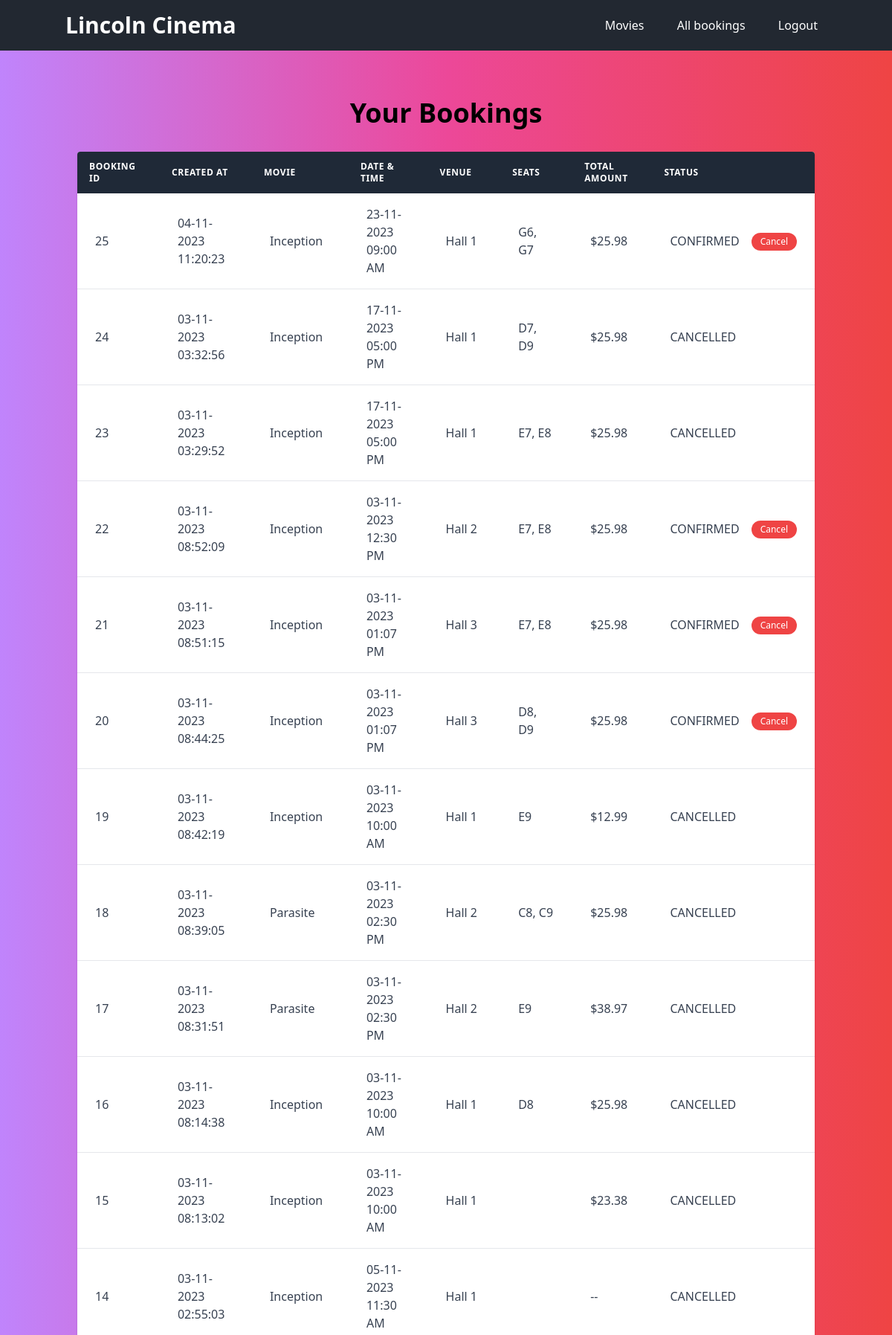
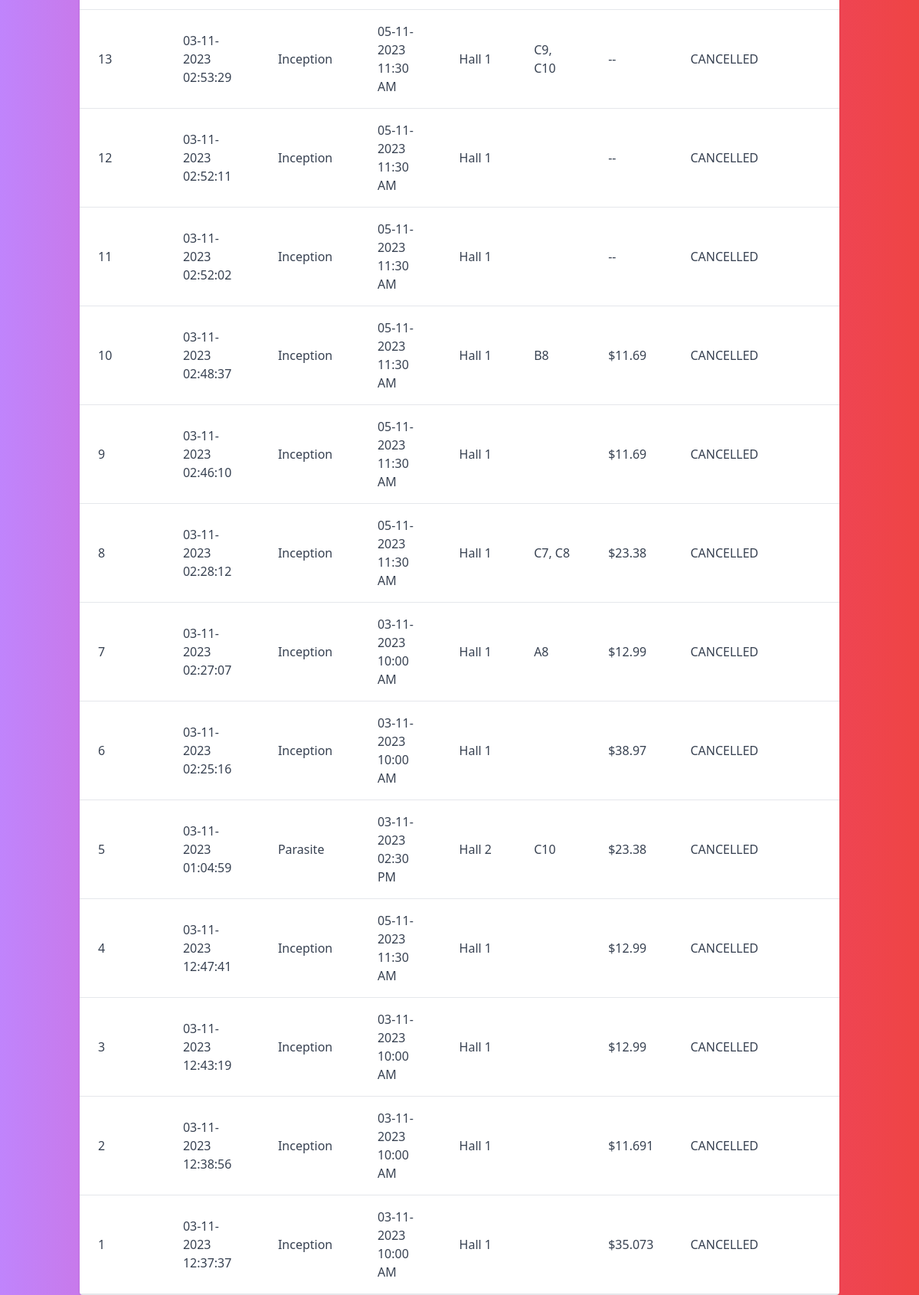
The page /bookings (signed in) on the database as committed earlier (2 pictures, top to bottom).
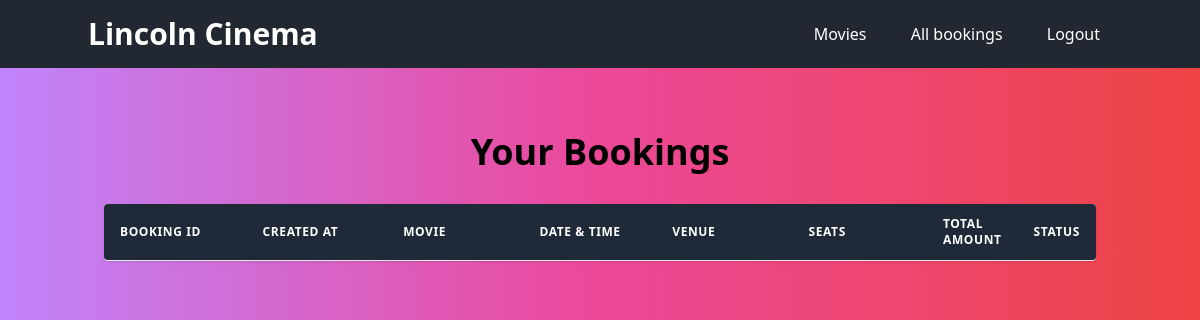
The same page on the database as committed later.
### app/models/movieModel.py (models this page shows, shortened)
class Booking(db.Model):
    __tablename__ = 'bookings'
    id = db.Column(db.Integer, primary_key=True)
    userId = db.Column(db.Integer, db.ForeignKey("users.id"))
    user = relationship('User', back_populates='bookings')
    numberOfSeats = db.Column(db.Integer, nullable=False)
    createdOn = db.Column(db.DateTime, nullable=False)
    status = db.Column(db.Enum(BookingStatus), nullable=False)
    screeningId = db.Column(db.Integer, db.ForeignKey('screenings.id'))
    screening = relationship('Screening', back_populates='bookings')
    orderTotal = db.Column(db.Float, nullable=False)
    paymentId = db.Column(db.Integer, db.ForeignKey('payments.id'))
    payment = relationship('Payment', back_populates='booking', uselist=False)
    seats = relationship('CinemaHallSeat', backref='bookings')
    @staticmethod
    def getAllBookings() -> List["Booking"]:
        return Booking.query.order_by(desc(Booking.createdOn)).all()

class ScreeningValidationMixin:
    def isActiveScreening(self) -> bool:
        if self.status == ScreeningStatus.ACTIVE:
            return True
        return False

class Movie(db.Model, ScreeningValidationMixin):
    __tablename__ = 'movies'
    id = db.Column(db.Integer, primary_key=True)
    title = db.Column(db.String, nullable=False)
    language = db.Column(db.String)
    genre = db.Column(db.String)
    releaseDate = db.Column(db.DateTime)
    durationMins = db.Column(db.Integer)
    country = db.Column(db.String)
    description = db.Column(db.String)
    status = db.Column(db.Enum(MovieStatus), nullable=False, default=MovieStatus.ACTIVE)
    screenings = relationship("Screening", backref="movies")

class BookingListFilterMixin:
    @staticmethod
    def filteredBooking(bookingList: ["Booking"]) -> ["Booking"]:
        filteredBookingList = []
        for booking in bookingList:
            if booking.status == BookingStatus.PENDING or booking.status == BookingStatus.CONFIRMED:
                filteredBookingList.append(booking)
        return filteredBookingList

class Screening(db.Model, ScreeningValidationMixin, BookingListFilterMixin):
    __tablename__ = 'screenings'
    id = db.Column(db.Integer, primary_key=True)
    screeningDate = db.Column(db.DateTime, nullable=False)
    startTime = db.Column(db.DateTime, nullable=False)
    endTime = db.Column(db.DateTime, nullable=False)
    hallId = db.Column(db.Integer, db.ForeignKey('cinemaHalls.id'))
    status = db.Column(db.Enum(ScreeningStatus), nullable=False, default=ScreeningStatus.ACTIVE)
    movieId = db.Column(db.Integer, db.ForeignKey('movies.id'))
    movie = relationship('Movie', back_populates='screenings')
    hall = relationship('CinemaHall', back_populates='screenings')
    bookings = relationship('Booking', back_populates='screening')

class CinemaHall(db.Model):
    __tablename__ = 'cinemaHalls'
    id = db.Column(db.Integer, primary_key=True)
    name = db.Column(db.String, nullable=False)
    totalSeats = db.Column(db.Integer, nullable=False)
    seats = relationship('CinemaHallSeat', back_populates='hall')
    screenings = relationship('Screening', back_populates='hall')

### app/models/paymentModel.py (models this page shows, shortened)
class Payment(db.Model):
    __tablename__ = 'payments'
    id = db.Column(db.Integer, primary_key=True)
    originalAmount = db.Column(db.Float, nullable=False)
    discountedAmount = db.Column(db.Float, nullable=False)
    createdOn = db.Column(db.DateTime, nullable=False)
    type = db.Column(db.String(50))
    couponId = db.Column(db.String, db.ForeignKey('coupons.id'))
    coupon = relationship('Coupon', backref='payments')
    booking = relationship('Booking', back_populates='payment', uselist=False)
    __mapper_args__ = {
        'polymorphic_on': type,
        'polymorphic_identity': 'payment'
    }

### app/routes/routes.py (the view)
@movie_bp.route('/bookings', methods=['GET'])
@login_required
def viewBookings():
    return MovieController.viewBookings(session['userId'])

### app/controllers/movieController.py (called while the page is built)
    @staticmethod
    def viewBookings(userId: int):
        user = User.getUserById(userId)
        if user.type == "customer":
            bookingList = user.getBookingList()
        if user.type == "staff":
            bookingList = Booking.getAllBookings()
        return render_template('bookings.html', bookingList=bookingList)

### app/models/movieModel.py (called while the page is built)
    @property
    def seatNumber(self):
        return f"{self.seatRow}{self.seatColumn}"

### app/models/userModel.py (called while the page is built)
    @staticmethod
    def getUserById(userId: int) -> Union["FrontDeskStaff", "Customer", "Admin", "User"]:
        return User.query.get(userId)

### app/routes/routes.py (called while the page is built)
def login_required(f):
    @wraps(f)
    def wrapper(*args, **kwargs):
        if 'userId' not in session:
            return redirect(url_for('auth.login', next=request.url))
        return f(*args, **kwargs)
    return wrapper

### app/templates/bookings.html (shortened to what this page needs)
{% extends 'base.html' %}
{% block content %}
<div class="container mx-auto px-4 pt-16">
    <h2 class="text-4xl font-bold mb-8 text-center">Your Bookings</h2>
    <div class="shadow overflow-hidden rounded border-b border-gray-200">
        <table class="min-w-full bg-white">
            <thead class="bg-gray-800 text-white">
                <tr>
                    <th class="w-1/6 py-3 px-4 text-left text-xs font-semibold uppercase tracking-wider">
                        Booking ID
                    </th>
                    <th class="w-1/6 py-3 px-4 text-left text-xs font-semibold uppercase tracking-wider">
                        Created at
                    </th>
                    <th class="w-1/6 py-3 px-4 text-left text-xs font-semibold uppercase tracking-wider">
                        Movie
                    </th>
                    <th class="w-1/6 py-3 px-4 text-left text-xs font-semibold uppercase tracking-wider">
                        Date & Time
                    </th>
                    <th class="w-1/6 py-3 px-4 text-left text-xs font-semibold uppercase tracking-wider">
                        Venue
                    </th>
                    <th class="w-1/6 py-3 px-4 text-left text-xs font-semibold uppercase tracking-wider">
                        Seats
                    </th>
                    <th class="w-1/6 py-3 px-4 text-left text-xs font-semibold uppercase tracking-wider">
                        Total Amount
                    </th>
                    <th class="w-1/6 py-3 px-4 text-left text-xs font-semibold uppercase tracking-wider">
                        Status
                    </th>
                </tr>
            </thead>
            <tbody class="text-gray-700">
                {% for booking in bookingList %}
                <tr class="hover:bg-gray-100" data-screening-date="{{ booking.screening.startTime.strftime('%Y-%m-%d') }}">
                    <td class="py-4 px-6 border-b border-gray-200 items-center">{{ booking.id }}</td>
                    <td class="py-4 px-6 border-b border-gray-200 items-center">{{ booking.createdOn.strftime('%d-%m-%Y %I:%M:%S') }}</td>
                    <td class="py-4 px-6 border-b border-gray-200 items-center">{{ booking.screening.movie.title }}</td>
                    <td class="py-4 px-6 border-b border-gray-200 items-center"><span class="block">{{ booking.screening.screeningDate.strftime('%d-%m-%Y') }}</span><span class="block">{{ booking.screening.startTime.strftime('%I:%M %p') }}</span></td>
                    <td class="py-4 px-6 border-b border-gray-200 items-center">{{ booking.screening.hall.name }}</td>
                    <td class="py-4 px-6 border-b border-gray-200 items-center">{{ booking.seats|map(attribute='seatNumber')|join(", ") }}</td>
                    <td class="py-4 px-6 border-b border-gray-200 items-center">{%if booking.payment.discountedAmount%}${%else%}--{%endif%}{{ booking.payment.discountedAmount }}</td>
                    <td class="py-4 px-6 border-b border-gray-200 items-center">
                        <div class="inline-flex items-center w-full justify-between">
                        {{ booking.status.name }}
                        <div class="inline-flex">
                        {% if booking.status.name != 'CANCELLED' %}
                            <form id="cancelForm" action="{{ url_for('movies.cancelBooking', bookingId=booking.id) }}" method="post" class="ml-4">
                                <button data-cancel-button class="text-white bg-red-500 hover:bg-red-600 py-1 px-3 text-xs rounded-full">Cancel</button>
                            </form>
                        {% endif %}
                        </div>
                        </div>
                    </td>
                </tr>
                {% endfor %}
            </tbody>
        </table>
    </div>
</div>
{% endblock %}

Rows that differ between the two databases and show on the page:
removed Booking: id "25", createdOn "04-11-2023 11:20:23", screening.movie "Inception", screening.screeningDate "23-11-2023", screening.startTime "09:00 AM", screening.hall.name "Hall 1", seats|map "G6, G7", payment.discountedAmount "25.98", status.name "CONFIRMED"
removed Booking: id "24", createdOn "03-11-2023 03:32:56", screening.movie "Inception", screening.screeningDate "17-11-2023", screening.startTime "05:00 PM", screening.hall.name "Hall 1", seats|map "D7, D9", payment.discountedAmount "25.98", status.name "CANCELLED"
removed Booking: id "23", createdOn "03-11-2023 03:29:52", screening.movie "Inception", screening.screeningDate "17-11-2023", screening.startTime "05:00 PM", screening.hall.name "Hall 1", seats|map "E7, E8", payment.discountedAmount "25.98", status.name "CANCELLED"
removed Booking: id "22", createdOn "03-11-2023 08:52:09", screening.movie "Inception", screening.screeningDate "03-11-2023", screening.startTime "12:30 PM", screening.hall.name "Hall 2", seats|map "E7, E8", payment.discountedAmount "25.98", status.name "CONFIRMED"
removed Booking: id "21", createdOn "03-11-2023 08:51:15", screening.movie "Inception", screening.screeningDate "03-11-2023", screening.startTime "01:07 PM", screening.hall.name "Hall 3", seats|map "E7, E8", payment.discountedAmount "25.98", status.name "CONFIRMED"
removed Booking: id "20", createdOn "03-11-2023 08:44:25", screening.movie "Inception", screening.screeningDate "03-11-2023", screening.startTime "01:07 PM", screening.hall.name "Hall 3", seats|map "D8, D9", payment.discountedAmount "25.98", status.name "CONFIRMED"
removed Booking: id "19", createdOn "03-11-2023 08:42:19", screening.movie "Inception", screening.screeningDate "03-11-2023", screening.startTime "10:00 AM", screening.hall.name "Hall 1", seats|map "E9", payment.discountedAmount "12.99", status.name "CANCELLED"
removed Booking: id "18", createdOn "03-11-2023 08:39:05", screening.movie "Parasite", screening.screeningDate "03-11-2023", screening.startTime "02:30 PM", screening.hall.name "Hall 2", seats|map "C8, C9", payment.discountedAmount "25.98", status.name "CANCELLED"
removed Booking: id "17", createdOn "03-11-2023 08:31:51", screening.movie "Parasite", screening.screeningDate "03-11-2023", screening.startTime "02:30 PM", screening.hall.name "Hall 2", seats|map "E9", payment.discountedAmount "38.97", status.name "CANCELLED"
removed Booking: id "16", createdOn "03-11-2023 08:14:38", screening.movie "Inception", screening.screeningDate "03-11-2023", screening.startTime "10:00 AM", screening.hall.name "Hall 1", seats|map "D8", payment.discountedAmount "25.98", status.name "CANCELLED"
removed Booking: id "15", createdOn "03-11-2023 08:13:02", screening.movie "Inception", screening.screeningDate "03-11-2023", screening.startTime "10:00 AM", screening.hall.name "Hall 1", payment.discountedAmount "23.38", status.name "CANCELLED"
removed Booking: id "14", createdOn "03-11-2023 02:55:03", screening.movie "Inception", screening.screeningDate "05-11-2023", screening.startTime "11:30 AM", screening.hall.name "Hall 1", status.name "CANCELLED"
removed Booking: id "13", createdOn "03-11-2023 02:53:29", screening.movie "Inception", screening.screeningDate "05-11-2023", screening.startTime "11:30 AM", screening.hall.name "Hall 1", seats|map "C9, C10", status.name "CANCELLED"
removed Booking: id "12", createdOn "03-11-2023 02:52:11", screening.movie "Inception", screening.screeningDate "05-11-2023", screening.startTime "11:30 AM", screening.hall.name "Hall 1", status.name "CANCELLED"
removed Booking: id "11", createdOn "03-11-2023 02:52:02", screening.movie "Inception", screening.screeningDate "05-11-2023", screening.startTime "11:30 AM", screening.hall.name "Hall 1", status.name "CANCELLED"
removed Booking: id "10", createdOn "03-11-2023 02:48:37", screening.movie "Inception", screening.screeningDate "05-11-2023", screening.startTime "11:30 AM", screening.hall.name "Hall 1", seats|map "B8", payment.discountedAmount "11.69", status.name "CANCELLED"
removed Booking: id "9", createdOn "03-11-2023 02:46:10", screening.movie "Inception", screening.screeningDate "05-11-2023", screening.startTime "11:30 AM", screening.hall.name "Hall 1", payment.discountedAmount "11.69", status.name "CANCELLED"
removed Booking: id "8", createdOn "03-11-2023 02:28:12", screening.movie "Inception", screening.screeningDate "05-11-2023", screening.startTime "11:30 AM", screening.hall.name "Hall 1", seats|map "C7, C8", payment.discountedAmount "23.38", status.name "CANCELLED"
removed Booking: id "7", createdOn "03-11-2023 02:27:07", screening.movie "Inception", screening.screeningDate "03-11-2023", screening.startTime "10:00 AM", screening.hall.name "Hall 1", seats|map "A8", payment.discountedAmount "12.99", status.name "CANCELLED"
removed Booking: id "6", createdOn "03-11-2023 02:25:16", screening.movie "Inception", screening.screeningDate "03-11-2023", screening.startTime "10:00 AM", screening.hall.name "Hall 1", payment.discountedAmount "38.97", status.name "CANCELLED"
removed Booking: id "5", createdOn "03-11-2023 01:04:59", screening.movie "Parasite", screening.screeningDate "03-11-2023", screening.startTime "02:30 PM", screening.hall.name "Hall 2", seats|map "C10", payment.discountedAmount "23.38", status.name "CANCELLED"
removed Booking: id "4", createdOn "03-11-2023 12:47:41", screening.movie "Inception", screening.screeningDate "05-11-2023", screening.startTime "11:30 AM", screening.hall.name "Hall 1", payment.discountedAmount "12.99", status.name "CANCELLED"
removed Booking: id "3", createdOn "03-11-2023 12:43:19", screening.movie "Inception", screening.screeningDate "03-11-2023", screening.startTime "10:00 AM", screening.hall.name "Hall 1", payment.discountedAmount "12.99", status.name "CANCELLED"
removed Booking: id "2", createdOn "03-11-2023 12:38:56", screening.movie "Inception", screening.screeningDate "03-11-2023", screening.startTime "10:00 AM", screening.hall.name "Hall 1", payment.discountedAmount "11.691", status.name "CANCELLED"
removed Booking: id "1", createdOn "03-11-2023 12:37:37", screening.movie "Inception", screening.screeningDate "03-11-2023", screening.startTime "10:00 AM", screening.hall.name "Hall 1", payment.discountedAmount "35.073", status.name "CANCELLED"
